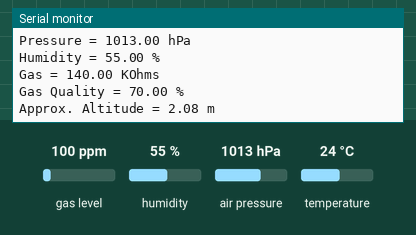
Recording of a sketch running on a simulated ESP32. On the bench: the last lines printed to the serial monitor. The inputs (shaded band) are chosen by the test bench; at power-on: gas level 100 ppm, humidity 55 %, air pressure 1013 hPa, temperature 24 °C.

Above: at 1.2 s.
1.3 s: gas level set to 20 ppm
At 2.7 s:
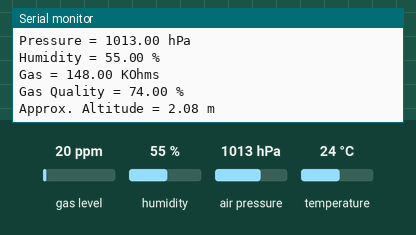
2.8 s: humidity set to 22 %
4.3 s: air pressure set to 952 hPa
At 5.2 s:
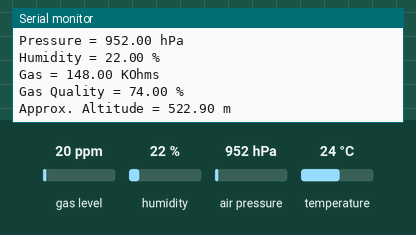

Measured:
- after the input at 1.3 s, the serial monitor: prints a new line after 1.0 s (image 1)
- after the input at 4.3 s, the serial monitor: prints a new line after 0.18 s (image 2)

The sketch:

ESP32_BME680.ino
```cpp
//==================================================================================================
//  Felix Heinke
//
//  Pinout:
//  =======
//  ESP32 DevkitC | BME680 | Comment
//  ------------- | ------ | -------
//  3V3           | 2-6V   | 3.3 Volt input
//  GND           | GND    |
//  G21; GPIO21   | SDA    | SDA
//  G22; GPIO22   | SCL    | SCL
//==================================================================================================


//==================================================================================================
//  Include Librarys
//==================================================================================================
#include <Wire.h>
#include <Adafruit_Sensor.h>
#include "Adafruit_BME680.h"


//==================================================================================================
//  Initial Informations
//==================================================================================================
#define SEALEVELPRESSURE_HPA    (1013.25)
#define BME680_I2CADDRESS       (0x76)

Adafruit_BME680 bme;

float bme_temperature;
float bme_pressure;
float bme_humidity;
float bme_gas_resistance;
float bme_gas_quality;
float bme_altitude;


//==================================================================================================
//  Setup Loop
//==================================================================================================
void setup() {
  //  Initialize Serial Console
  Serial.begin(115200);
  Serial.println();

  //  Check if BME680 Sensor is connected
  Serial.println(F("BME680 test"));
  if (!bme.begin(BME680_I2CADDRESS)) {
    Serial.println(F("Couldn't find any valid BME680 sensor!"));
    while (1);
  }

  //  Initialize BME680
  bme.setTemperatureOversampling(BME680_OS_8X);
  bme.setHumidityOversampling(BME680_OS_2X);
  bme.setPressureOversampling(BME680_OS_4X);
  bme.setIIRFilterSize(BME680_FILTER_SIZE_3);
  bme.setGasHeater(320, 150); // 320*C for 150 ms
}


//==================================================================================================
//  Main Loop
//==================================================================================================
void loop() {
  if (! bme.performReading()) {
    Serial.println("Failed to perform reading :(");
    return;
  }

  bme_temperature = bme.temperature;
  bme_pressure = bme.pressure / 100.0;
  bme_humidity = bme.humidity;
  bme_gas_resistance = bme.gas_resistance / 1000.0;
  bme_gas_quality = (bme_gas_resistance / 200) * 100;
  bme_altitude = bme.readAltitude(SEALEVELPRESSURE_HPA);

  Serial.print("Temperature = ");
  Serial.print(bme_temperature);
  Serial.println(" *C");

  Serial.print("Pressure = ");
  Serial.print(bme_pressure);
  Serial.println(" hPa");

  Serial.print("Humidity = ");
  Serial.print(bme_humidity);
  Serial.println(" %");

  Serial.print("Gas = ");
  Serial.print(bme_gas_resistance);
  Serial.println(" KOhms");

  Serial.print("Gas Quality = ");
  Serial.print(bme_gas_quality);
  Serial.println(" %");

  Serial.print("Approx. Altitude = ");
  Serial.print(bme_altitude);
  Serial.println(" m");

  Serial.println();
  delay(2000);
}
```
